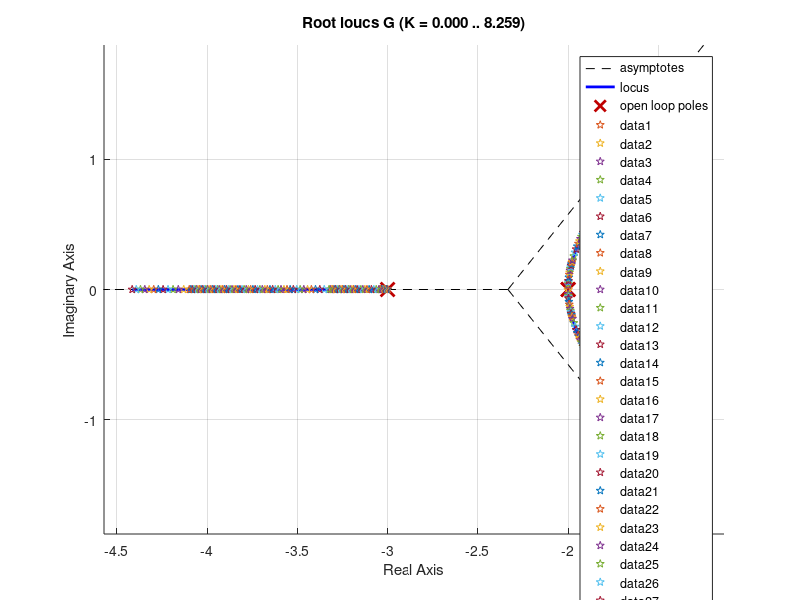

MATLAB code for this plot: (Note: this script raises an error after producing the figure.)
clc;
close all;
clear all;

G1 = tf([1],[1 2])
G2 = tf([1],[1 3])

G = G1*G1*G2
%a
ts_d = 1.6 %s
Mp_d = 25 %
phi = atand(-pi/log(Mp_d/100))
zetta = cosd(phi)
wn_d = 4/(ts_d*zetta)

p_d = [-(4/ts_d) + i* wn_d*sqrt(1-zetta^2);-(4/ts_d) - i* wn_d*sqrt(1-zetta^2)]

%b
figure;hold on;
rlocus(G)
p = rlocus(G,1)
plot(real(p),imag(p),'p')
plot(real(p_d),imag(p_d),'s')

phase_sys = (-360 + rad2deg(angle(evalfr(G,p_d(1)))) ) 
delta_phi = (-180)-phase_sys

Re = real(p_d(1))
Im = imag(p_d(1))

phi_z = atand(Im/(Re+1))+180

phi_p = -(delta_phi - phi_z)

%c
z = -1
p = Re-Im/tand(phi_p)

%d
Gaph = tf([1 -z],[1 -p])

Ka = 1/abs(evalfr(Gaph*G,p_d(1)))

KaGaph = Ka*Gaph
%e
figure;hold on;
rlocus(G,'r')
p = rlocus(G,1)
plot(real(p),imag(p),'p')
plot(real(p_d),imag(p_d),'s')
rlocus(G*KaGaph,'b')

%f

figure;hold on;
t = [0:0.01:20];
u = ones(size(t));
lsim(feedback(G*KaGaph,1),u,t)
y = lsim(feedback(G*KaGaph,1),u,t)
plot([t(1);t(end)],0.98*y(end)*[1;1],"r")

plot([t(1);t(end)],1.02*y(end)*[1;1],"r")

%g
phi_p_2 = -(delta_phi - (phi_z+phi_z))/2

p2 = Re-Im/tand(phi_p_2)

Gaph2 = tf([1 -z], [1 -p2 ])
Gaph2 = Gaph2*Gaph2;
Ka2 = 1/abs(evalfr(Gaph2*G,p_d(1)))
Ka2Gaph2 = Ka2*Gaph2

figure;hold on;
rlocus(G,'r');
plot(real(p),imag(p),'p')
plot(real(p_d),imag(p_d),'s')
rlocus(G*Ka2Gaph2,'b')
p = rlocus(G*Ka2Gaph2,1)
plot(real(p),imag(p),'p')